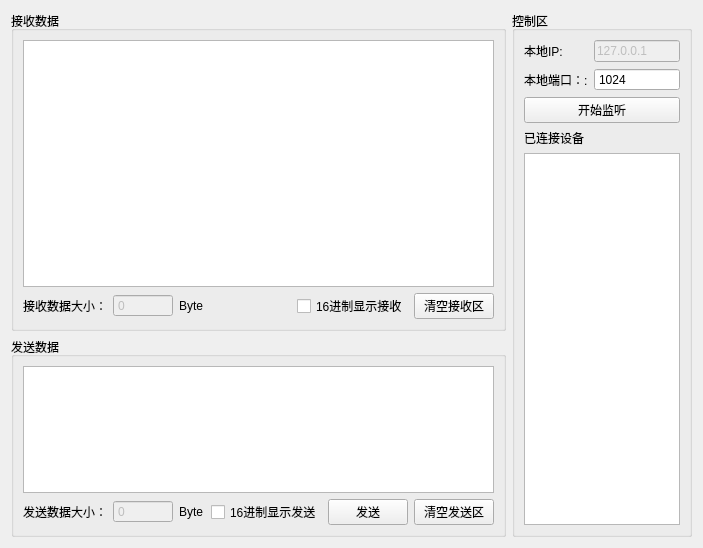
<?xml version="1.0" encoding="UTF-8"?>
<ui version="4.0">
 <class>TcpServer</class>
 <widget class="QWidget" name="TcpServer">
  <property name="geometry">
   <rect>
    <x>0</x>
    <y>0</y>
    <width>703</width>
    <height>548</height>
   </rect>
  </property>
  <property name="windowTitle">
   <string>Form</string>
  </property>
  <layout class="QGridLayout" name="gridLayout_4">
   <item row="0" column="0">
    <widget class="QGroupBox" name="groupBox">
     <property name="title">
      <string>接收数据</string>
     </property>
     <layout class="QGridLayout" name="gridLayout_3">
      <item row="0" column="0">
       <widget class="QTextEdit" name="text_recv"/>
      </item>
      <item row="1" column="0">
       <layout class="QHBoxLayout" name="horizontalLayout_2">
        <item>
         <widget class="QLabel" name="label_6">
          <property name="text">
           <string>接收数据大小：</string>
          </property>
         </widget>
        </item>
        <item>
         <widget class="QSpinBox" name="spin_recv">
          <property name="enabled">
           <bool>false</bool>
          </property>
          <property name="minimumSize">
           <size>
            <width>60</width>
            <height>0</height>
           </size>
          </property>
          <property name="buttonSymbols">
           <enum>QAbstractSpinBox::NoButtons</enum>
          </property>
          <property name="maximum">
           <number>100000</number>
          </property>
         </widget>
        </item>
        <item>
         <widget class="QLabel" name="label_7">
          <property name="text">
           <string>Byte</string>
          </property>
         </widget>
        </item>
        <item>
         <spacer name="horizontalSpacer_2">
          <property name="orientation">
           <enum>Qt::Horizontal</enum>
          </property>
          <property name="sizeHint" stdset="0">
           <size>
            <width>27</width>
            <height>17</height>
           </size>
          </property>
         </spacer>
        </item>
        <item>
         <widget class="QCheckBox" name="check_hexRecv">
          <property name="text">
           <string>16进制显示接收</string>
          </property>
         </widget>
        </item>
        <item>
         <widget class="QPushButton" name="but_clearRecv">
          <property name="text">
           <string>清空接收区</string>
          </property>
         </widget>
        </item>
       </layout>
      </item>
     </layout>
    </widget>
   </item>
   <item row="0" column="1" rowspan="2">
    <widget class="QGroupBox" name="groupBox_3">
     <property name="sizePolicy">
      <sizepolicy hsizetype="Fixed" vsizetype="Preferred">
       <horstretch>0</horstretch>
       <verstretch>0</verstretch>
      </sizepolicy>
     </property>
     <property name="maximumSize">
      <size>
       <width>180</width>
       <height>16777215</height>
      </size>
     </property>
     <property name="title">
      <string>控制区</string>
     </property>
     <layout class="QGridLayout" name="gridLayout">
      <item row="1" column="1">
       <widget class="QSpinBox" name="spin_localPort">
        <property name="enabled">
         <bool>true</bool>
        </property>
        <property name="buttonSymbols">
         <enum>QAbstractSpinBox::NoButtons</enum>
        </property>
        <property name="maximum">
         <number>65535</number>
        </property>
        <property name="value">
         <number>1024</number>
        </property>
       </widget>
      </item>
      <item row="0" column="0">
       <widget class="QLabel" name="label_4">
        <property name="text">
         <string>本地IP:</string>
        </property>
       </widget>
      </item>
      <item row="1" column="0">
       <widget class="QLabel" name="label_3">
        <property name="text">
         <string>本地端口：:</string>
        </property>
       </widget>
      </item>
      <item row="3" column="0" colspan="2">
       <widget class="QPushButton" name="but_connect">
        <property name="text">
         <string>开始监听</string>
        </property>
       </widget>
      </item>
      <item row="0" column="1">
       <widget class="QLineEdit" name="line_localAddress">
        <property name="enabled">
         <bool>false</bool>
        </property>
        <property name="text">
         <string>127.0.0.1</string>
        </property>
       </widget>
      </item>
      <item row="4" column="0">
       <widget class="QLabel" name="label">
        <property name="text">
         <string>已连接设备</string>
        </property>
       </widget>
      </item>
      <item row="5" column="0" colspan="2">
       <widget class="QListWidget" name="listWidget"/>
      </item>
     </layout>
    </widget>
   </item>
   <item row="1" column="0">
    <widget class="QGroupBox" name="groupBox_2">
     <property name="maximumSize">
      <size>
       <width>16777215</width>
       <height>200</height>
      </size>
     </property>
     <property name="title">
      <string>发送数据</string>
     </property>
     <layout class="QGridLayout" name="gridLayout_2">
      <item row="0" column="0">
       <widget class="QTextEdit" name="text_send"/>
      </item>
      <item row="1" column="0">
       <layout class="QHBoxLayout" name="horizontalLayout">
        <item>
         <widget class="QLabel" name="label_5">
          <property name="text">
           <string>发送数据大小：</string>
          </property>
         </widget>
        </item>
        <item>
         <widget class="QSpinBox" name="spin_send">
          <property name="enabled">
           <bool>false</bool>
          </property>
          <property name="minimumSize">
           <size>
            <width>60</width>
            <height>0</height>
           </size>
          </property>
          <property name="buttonSymbols">
           <enum>QAbstractSpinBox::NoButtons</enum>
          </property>
          <property name="maximum">
           <number>100000</number>
          </property>
         </widget>
        </item>
        <item>
         <widget class="QLabel" name="label_8">
          <property name="text">
           <string>Byte</string>
          </property>
         </widget>
        </item>
        <item>
         <spacer name="horizontalSpacer">
          <property name="orientation">
           <enum>Qt::Horizontal</enum>
          </property>
          <property name="sizeHint" stdset="0">
           <size>
            <width>27</width>
            <height>17</height>
           </size>
          </property>
         </spacer>
        </item>
        <item>
         <widget class="QCheckBox" name="check_hexSend">
          <property name="text">
           <string>16进制显示发送</string>
          </property>
         </widget>
        </item>
        <item>
         <widget class="QPushButton" name="but_send">
          <property name="text">
           <string>发送</string>
          </property>
         </widget>
        </item>
        <item>
         <widget class="QPushButton" name="but_clearSend">
          <property name="text">
           <string>清空发送区</string>
          </property>
         </widget>
        </item>
       </layout>
      </item>
     </layout>
    </widget>
   </item>
  </layout>
 </widget>
 <resources/>
 <connections/>
</ui>
